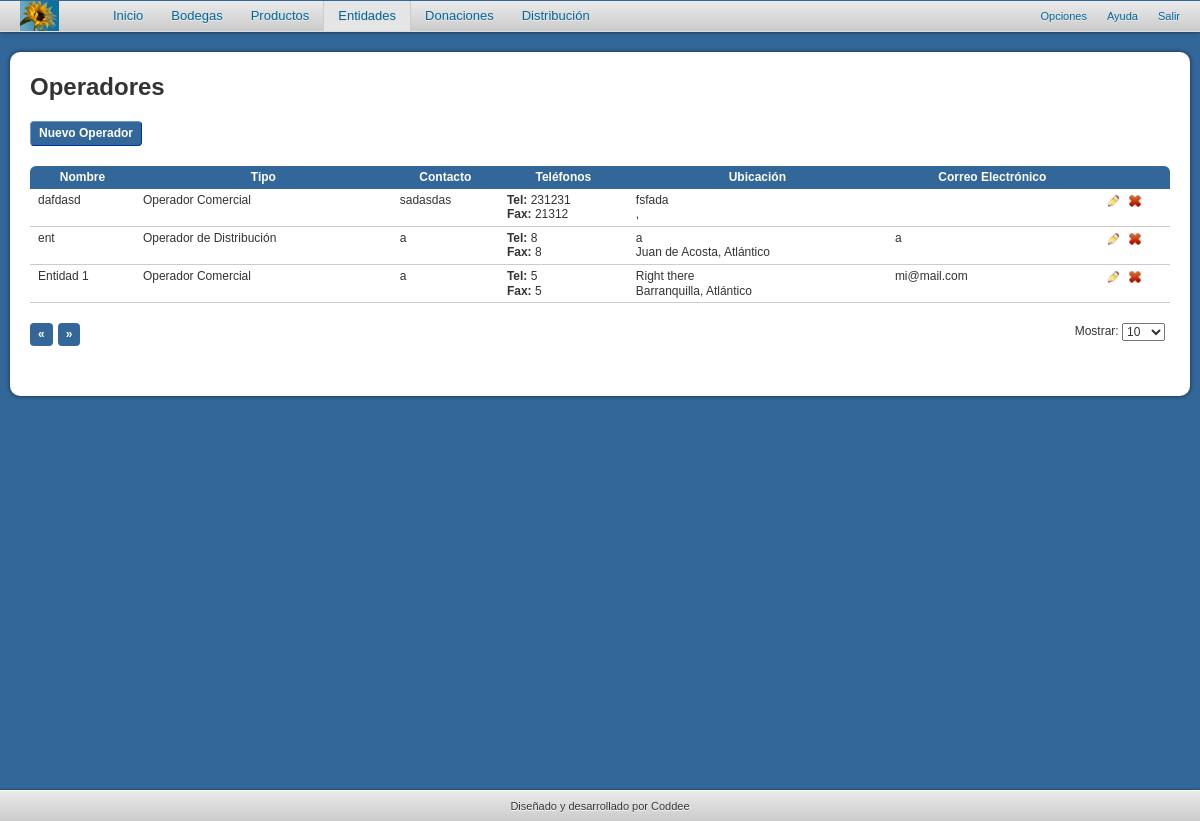
The page /companies.php (signed in) on the database its author committed.
### tables this page shows
CREATE TABLE `companies` (
  `id` double NOT NULL,
  `name` varchar(45) NOT NULL,
  `contactName` varchar(45) default NULL,
  `phoneNumber` varchar(45) default NULL,
  `address` varchar(45) default NULL,
  `email` varchar(45) default NULL,
  `faxNumber` varchar(45) default NULL,
  `type` int(11) default NULL,
  `towns_id` int(11) NOT NULL,
  `createdA` timestamp NOT NULL default CURRENT_TIMESTAMP,
  `deletedAt` datetime default NULL,
  PRIMARY KEY  (`id`)
);

CREATE TABLE `towns` (
  `id` int(11) NOT NULL auto_increment,
  `name` varchar(127) NOT NULL,
  `provinces_id` int(10) unsigned NOT NULL,
  `createdAt` timestamp NOT NULL default CURRENT_TIMESTAMP,
  `deletedAt` datetime default NULL,
  PRIMARY KEY  (`id`),
  KEY `fk_towns_provinces1` (`provinces_id`)
);

CREATE TABLE `provinces` (
  `id` int(10) unsigned NOT NULL auto_increment,
  `name` varchar(127) NOT NULL,
  `createdAt` timestamp NOT NULL default CURRENT_TIMESTAMP,
  `deletedAt` datetime default NULL,
  PRIMARY KEY  (`id`)
);

### includes/settings.php (called while the page is built, shortened)
<?php
$dbDatabase = 'coddeedms';
?>

### includes/basic-functions.php (called while the page is built, shortened)
<?php
function getTable($table,$condition = '',$order = '',$limit = ''){
	$return = $limit == '1' ? 1 : 0;
	$condition = $condition != '' ? ' where ' . $condition : '';
	$order = $order != '' ? ' order by ' . $order : '';
	$limit = $limit != '' ? ' limit ' . $limit : '';
	$query = "select * from $table $condition $order $limit";
	return runQuery($query,$return);
}
function runQuery($query,$return = 0){
	include('settings.php');
	$connection = mysql_connect($dbHost,$dbUsername,$dbPassword);
	$result = mysql_query($query,$connection);
	if($result){
		if($return == 1){
			$row = mysql_fetch_array($result);
			return $row;
		}elseif($return == 2){
			$num = mysql_num_rows($result);
			return $num;
		}elseif($return == 3){
			$id = mysql_insert_id($connection);
			return $id;
		}else{
			return $result;
		}
	}else{
		return false;
	}
}
?>

### includes/functions.php (called while the page is built, shortened)
<?php
require_once('basic-functions.php');
function getItemLocation($table,$id){
	$query = "select i.towns_id, t.name town, p.name province, p.id provinces_id from $table i join towns t on i.towns_id = t.id join provinces p on t.provinces_id = p.id where i.id = $id limit 1";
	$row = runQuery($query,1);
	return $row;
}
function isAnyRol($user){
	$query = "select * from users where id=$user";
	$result=runQuery($query);
	$nums_row=runQuery($query,2);
	if($nums_row>0)
	{
		$row = mysql_fetch_array($result);
		if($row['profile']=='Administrador')
		{
		return 1;
		}
	}
	else
		return 0;
}
?>

### companies.php (the view, shortened to what this page needs)
<?php include('includes/header.php'); ?>
			<h2>Operadores</h2>
			<ul class="toolbar">
            	 <?php
				 $rol=isAnyRol($_SESSION['dms_id']);
				 if($rol== 1){?>
                <li><a href="includes/forms/companiesAdd.php" class="btn colorbox">Nuevo Operador</a></li>
				<?php } ?>
            </ul>
            <table cellpadding="0" cellspacing="0"><thead>
            	<tr>
                	<th>Nombre</th>
                    <th>Tipo</th>
                    <th>Contacto</th>
                    <th>Teléfonos</th>
                    <th>Ubicación</th>
                    <th>Correo Electrónico</th>
                    <th width="50">&nbsp;</th>
                </tr></thead><tbody>
                <?php
					$companies = getTable('companies','deletedAt IS NULL','id desc');
					$numRows = mysql_num_rows($companies);
					if($numRows > 0){
						while($company = mysql_fetch_array($companies)){
							$location = getItemLocation('companies',$company['id']);
				?>
                <tr>
                	<td><?php echo $company['name']; ?></td>
                    <td><?php
					if ($company['type'] == 1)
					{
						echo "Operador Comercial";
					}
   					if ($company['type'] == 2)
					{
						echo "Operador de Distribución";
					}
					?></td>
                    <td><?php echo $company['contactName']; ?></td>
                    <td>
                    	<strong>Tel:</strong> <?php echo $company['phoneNumber']; ?><br />
                        <strong>Fax:</strong> <?php echo $company['faxNumber']; ?>
                    </td>
                    <td>
						<?php echo $company['address']; ?><br />
                        <?php echo utf8_encode($location['town'] . ', ' . $location['province']); ?>
                    </td>
                    <td><?php echo $company['email']; ?></td>
                    <td>
                    	 <?php
						 $rol=isAnyRol($_SESSION['dms_id']);
						 if($rol== 1){?>
                    	<ul class="table-actions">
                        	<li><a href="includes/forms/companiesEdit.php?e=<?php echo $company['id']; ?>" class="icon edit colorbox" title="Editar"><span>Editar</span></a></li>
                            <li><a href="includes/forms/delete.php?t=companies&d=<?php echo $company['id']; ?>" class="icon delete colorbox" title="Eliminar"><span>Eliminar</span></a></li>
                        </ul>
						<?php } ?>
                    </td>
                </tr>
                <?php
						}
					}else{
						echo '<tr><td colspan="7">No hay datos para mostrar</td></tr>';
					}
				?>
            </tbody></table>
            <ul id="pagination">
                <li class="prev"><a href="javascript:void(0);">&laquo;</a></li>
                <li class="next"><a href="javascript:void(0);">&raquo;</a></li>
                <li class="floatright">Mostrar:
                    <select class="pagesize">
                        <option selected="selected" value="10">10</option>
                    </select>
                </li>
            </ul>
<?php include('includes/footer.php'); ?>

### css/style.css (style rules this page uses)
.floatright { float:right !important; }
h1, h2, h3, h4, h5, h6 { font-size:20px; font-weight:bold; margin-bottom:10px; }
h2 { font-size:24px; margin-bottom:20px; }
a { color:#039; text-decoration:none; }
html, body { height:100%; }
body, input, textarea, select { color:#333; font-family:Arial, Helvetica, sans-serif; font-size:12px; }
.toolbar { clear:both; margin-bottom:20px; overflow:hidden; }
.toolbar li { float:left; margin-right:15px; }
.table-actions li { float:left; margin-right:5px; }
#pagination { position:static !important; }
#pagination li { float:left; margin-right:5px; }
#pagination a { background:#369; -moz-border-radius:4px; -webkit-border-radius:4px; border-radius:4px; color:#FFF; display:block; font-weight:bold; padding:4px 8px; text-align:center; }
table { margin-bottom:20px; width:100%; }
th { background:#369; color:#FFF; cursor:pointer; text-align:center; }
th:first-child { -moz-border-radius-topleft:6px; -webkit-border-top-left-radius:6px; border-top-left-radius:6px; }
th:last-child { -moz-border-radius-topright:6px; -webkit-border-top-right-radius:6px; border-top-right-radius:6px; }
th,td { padding:4px 8px; }
td { border-bottom:1px solid #CCC; }
.btn { background:#369; border:1px solid; border-color:#69C #039 #039 #69C; -moz-border-radius:4px; -webkit-border-radius:4px; border-radius:4px; color:#FFF; display:inline-block; font-weight:bold; padding:4px 8px; }
.icon { background:url(../images/icn/icons.png) no-repeat 0 0; display:block; height:16px; width:16px; }
.icon.delete { background-position:0 -20px; }
.icon.edit { background-position:0 -40px; }

### rows shown on the page
companies: name "dafdasd", type "Operador Comercial", contactName "sadasdas", phoneNumber "231231", faxNumber "21312", address "fsfada", province ","
companies: name "ent", type "Operador de Distribución", contactName "a", phoneNumber "8", faxNumber "8", address "a", towns.name "Juan de Acosta, Atlántico", email "a"
companies: name "Entidad 1", type "Operador Comercial", contactName "a", phoneNumber "5", faxNumber "5", address "Right there", towns.name "Barranquilla, Atlántico", email "mi@mail.com"
